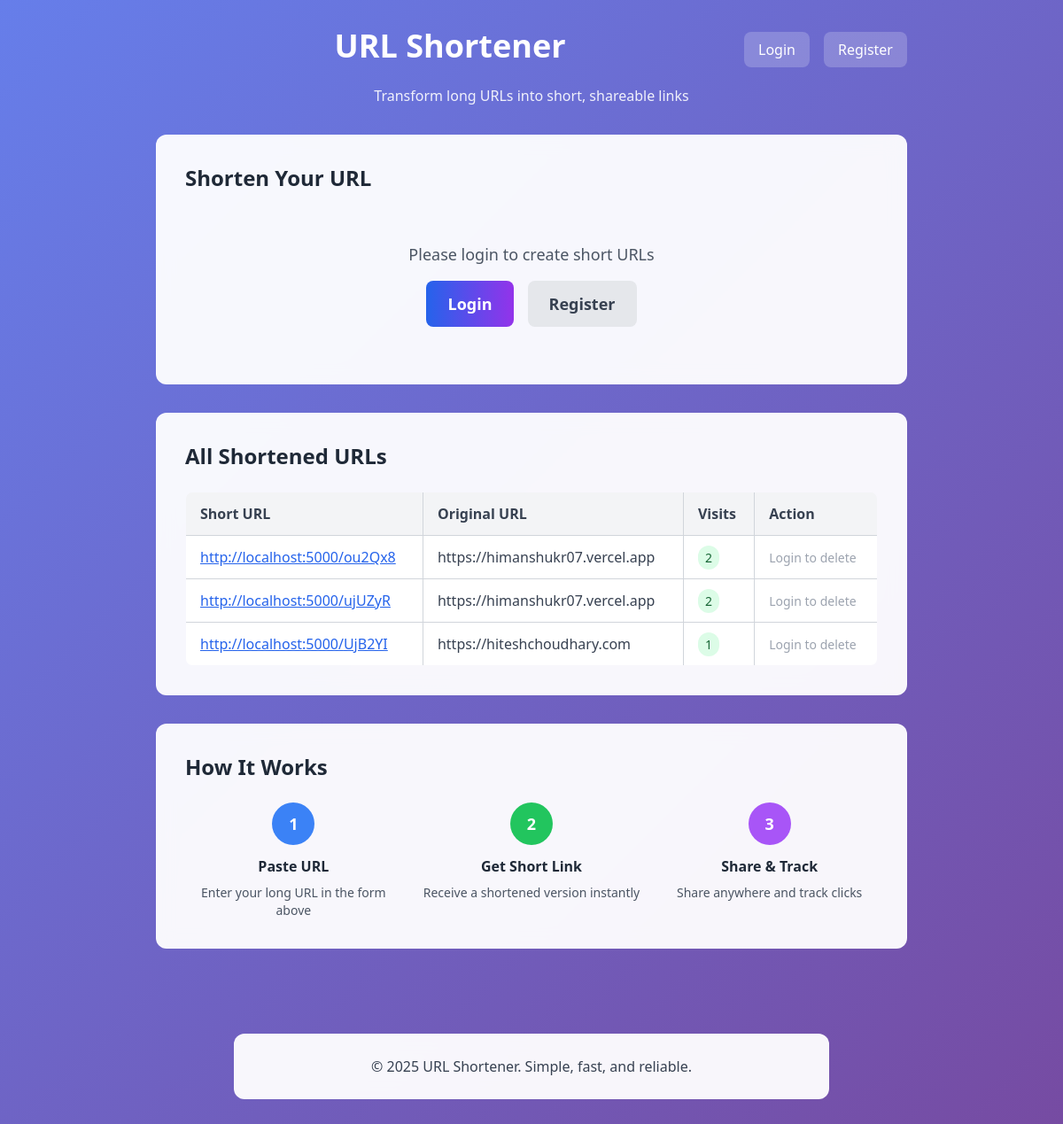
Before: / with the older database file.
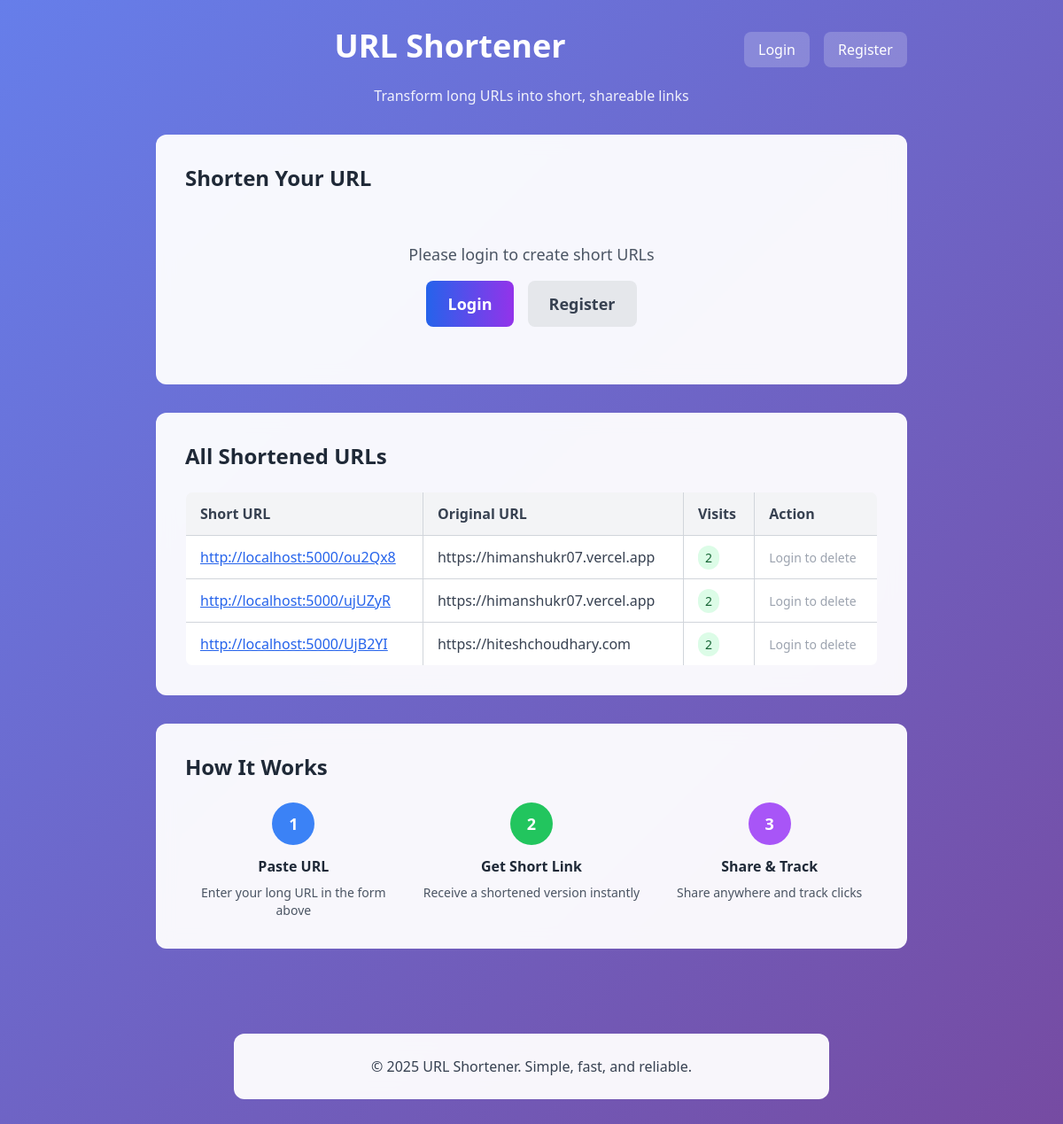
After: the same page with the newer database file.
### tables this page shows
CREATE TABLE urls(
                     id INTEGER PRIMARY KEY AUTOINCREMENT,
                     original_url TEXT NOT NULL,
                     short_code TEXT UNIQUE NOT NULL,
                     visit_count INTEGER DEFAULT 0
                     );

### app.py (the view, shortened to what this page needs)
@app.route("/", methods=['GET', 'POST'])
def index():
    all_urls = get_all_url()
    is_logged_in = 'user_id' in session
    username = session.get('username', None)
    return render_template('index.html', all_urls=all_urls, is_logged_in=is_logged_in, username=username)

### models.py (called while the page is built)
def get_all_url():
     with sqlite3.connect(DB_NAME) as conn:
         cur = conn.execute('SELECT original_url, short_code, visit_count FROM urls ORDER by id DESC')
         return cur.fetchall()

### templates/index.html (shortened to what the changed rows need)
<!DOCTYPE html>
<html lang="en">
<head>
    <script src="https://cdn.tailwindcss.com"></script>
</head>
<body class="min-h-screen gradient-bg">
    <div class="text-center py-8">
        <div class="flex justify-between items-center max-w-4xl mx-auto px-6 mb-4">
            <h1 class="text-4xl font-bold text-white mb-2">URL Shortener</h1>
        </div>
    </div>
    <div class="max-w-4xl mx-auto px-6">
        <div class="glass-effect rounded-xl p-8 mb-8 hover-lift">
            <h2 class="text-2xl font-bold mb-6 text-gray-800">Shorten Your URL</h2>
        </div>
        <div class="glass-effect rounded-xl p-8 hover-lift">
            <h2 class="text-2xl font-bold mb-6 text-gray-800">All Shortened URLs</h2>
            {% if all_urls %}
            <div class="overflow-x-auto">
                <table class="w-full border-collapse border border-gray-300 rounded-lg overflow-hidden">
                    <thead class="bg-gray-100">
                        <tr>
                            <th class="border border-gray-300 px-4 py-3 text-left font-semibold text-gray-700">Short URL</th>
                            <th class="border border-gray-300 px-4 py-3 text-left font-semibold text-gray-700">Original URL</th>
                            <th class="border border-gray-300 px-4 py-3 text-left font-semibold text-gray-700">Visits</th>
                            <th class="border border-gray-300 px-4 py-3 text-left font-semibold text-gray-700">Action</th>
                        </tr>
                    </thead>
                    <tbody class="bg-white">
                        {% for url in all_urls %}
                            <tr class="hover:bg-gray-50">
                                <td class="border border-gray-300 px-4 py-3">
                                    <a href="/{{ url[1] }}" target="_blank" class="text-blue-600 underline hover:text-blue-800">
                                        http://localhost:5000/{{ url[1] }}
                                    </a>
                                </td>
                                <td class="border border-gray-300 px-4 py-3 text-gray-700">{{ url[0] }}</td>
                                <td class="border border-gray-300 px-4 py-3">
                                    <span class="bg-green-100 text-green-800 px-2 py-1 rounded-full text-sm font-medium">
                                        {{ url[2] }}
                                    </span>
                                </td>
                                <td class="border border-gray-300 px-4 py-3">
                                    {% if is_logged_in %}
                                        <form
                                        action="/delete/{{ url[1] }}"
                                        method="POST"
                                        onsubmit="return confirm('Delete this short url?')"
                                        class="inline">
                                        <button type="submit" class="bg-red-100 hover:bg-red-200 text-red-600 px-3 py-1 rounded font-bold transition-colors">
                                            Delete
                                        </button>
                                        </form>
                                    {% else %}
                                        <span class="text-gray-400 text-sm">Login to delete</span>
                                    {% endif %}
                                </td>
                            </tr>
                        {% endfor %}
                    </tbody>
                </table>
            </div>
            {% else %}
            <div class="text-center py-8">
                <p class="text-gray-600 text-lg">No URLs have been shortened yet</p>
                <p class="text-gray-500 mt-2">Start by entering a URL above!</p>
            </div>
            {% endif %}
        </div>
        <div class="glass-effect rounded-xl p-8 mt-8 hover-lift">
            <h2 class="text-2xl font-bold mb-6 text-gray-800">How It Works</h2>
        </div>
    </div>
</body>
</html>

Changed rows visible on the page:
changed urls "UjB2YI": visit_count "1" → "2"
